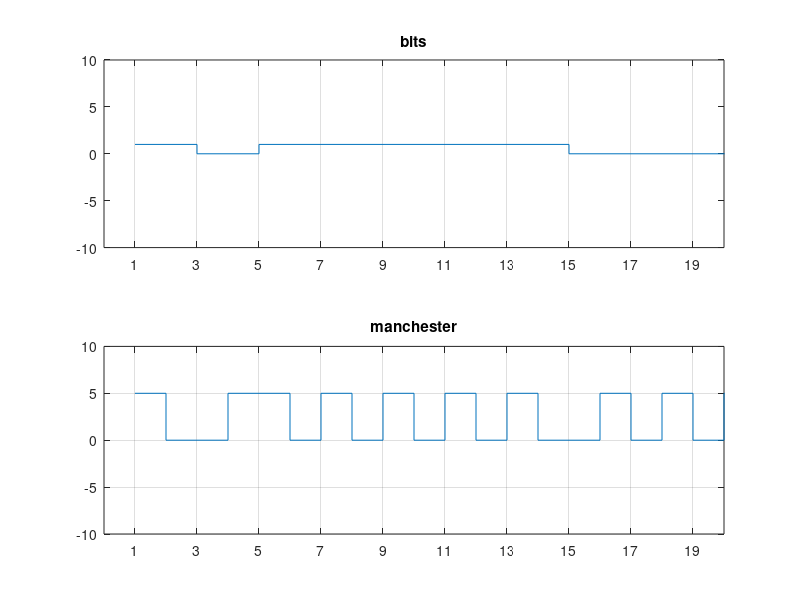

Here is the MATLAB script that generated this plot:
clc 
clear all
s = [1 0 1 1 1 1 1 0 0 0];
s(length(s)+1)=0;
y=[];
for (x=1:1:length(s))
    if (s(x)==1)
        y = [y,5];
        y = [y,0];
    else
        y = [y,0];
        y = [y,5];
    end
end

s = repelem(s,2); %repeats every value of s 2 times.
subplot (2,1,1)
stairs(s)
title('bits');
set(gca,'Xgrid','on');
set(gca,'Xtick',[1:2:length(s)])
axis([0 20 -10 10]);

subplot (2,1,2)
stairs(y);
title('manchester');
set(gca,'Xgrid','on');
set(gca,'Xtick',[1:2:length(s)])
grid on;
axis([0 20 -10 10]);
